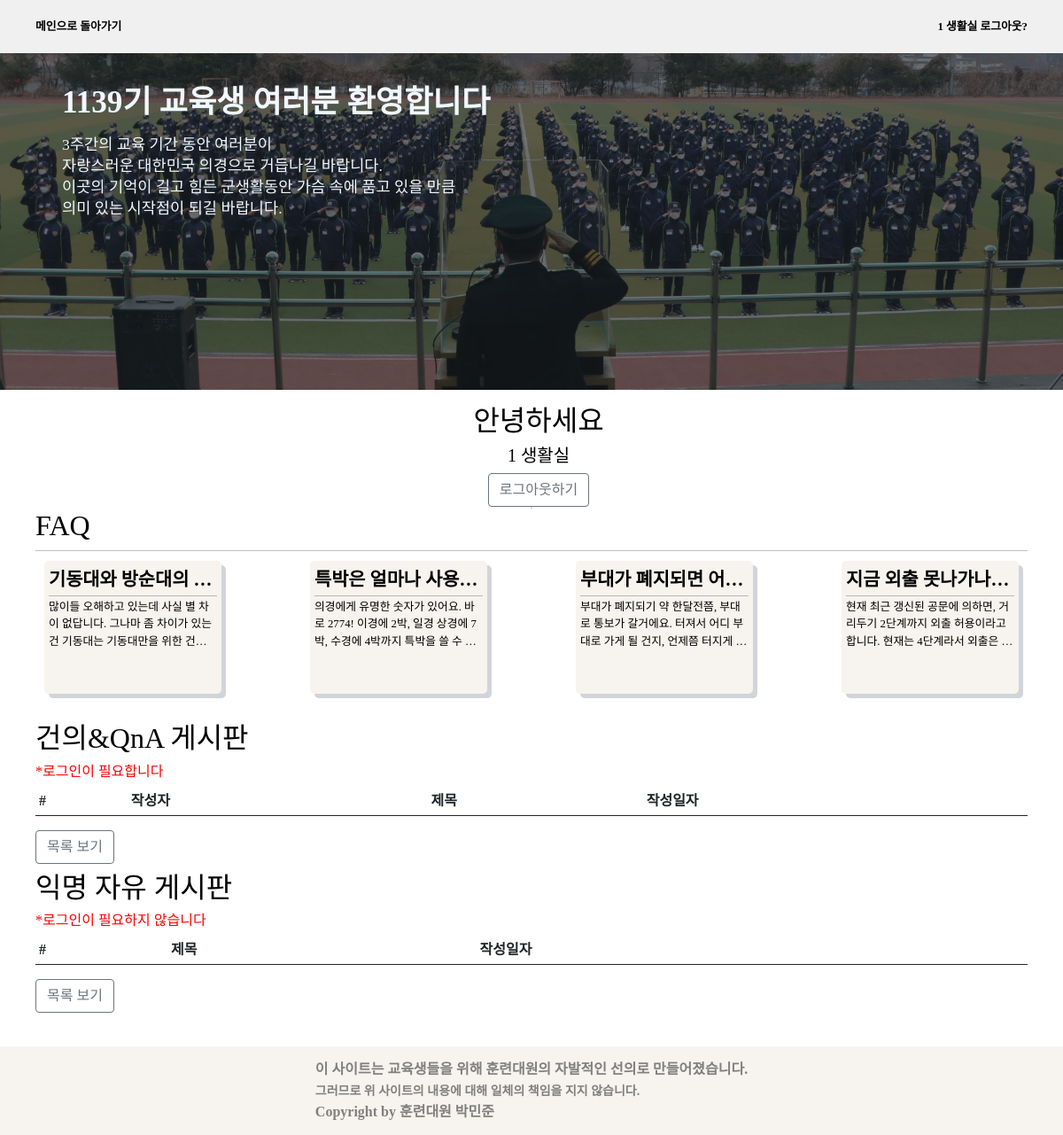
Screenshot of /main (signed in) with the database file from the repository.
### app/models.py (models this page shows, shortened)
class User(db.Model):
    id = db.Column(db.Integer, primary_key=True)
    pw = db.Column(db.String(200), nullable=False)
    name = db.Column(db.String(50), nullable=False)
    _class = db.Column(db.String(50), nullable=True)
    @property
    def is_authenticated(self):
        return True

class Faq(db.Model):
    id = db.Column(db.Integer, primary_key=True)
    subject = db.Column(db.String(200), nullable=False)
    content = db.Column(db.Text(), nullable=False)

### app/views/main_views.py (the view, shortened to what this page needs)
@bp.route("/main", methods=["GET", "POST"])
def main():
    form = LoginForm()
    faq_list = Faq.query.limit(4).all()
    question_list = (
        Question.query.order_by(Question.create_date.desc()).limit(4).all()
    )
    question_a_list = (
        Question_A.query.order_by(Question_A.create_date.desc()).limit(4).all()
    )
    return render_template(
        "main.html",
        form=form,
        question_list=question_list,
        question_a_list=question_a_list,
        faq_list=faq_list,
    )

### app/__init__.py (called while the page is built)
@login_manager.user_loader
def user_loader(user_id):
    from .models import User
    return User.query.filter_by(id=user_id).first()

### app/templates/main.html (shortened to what this page needs)
{% extends 'base.html' %}
{%block contents%}
<section class="main_img">
    <div class="main_container inner">
        <div class="title_container">
            <div class="title">1139기 교육생 여러분 환영합니다</div>
            <div class="message">3주간의 교육 기간 동안 여러분이 <br>
                자랑스러운 대한민국 의경으로 거듭나길 바랍니다.<br>
                이곳의 기억이 길고 힘든 군생활동안 가슴 속에 품고 있을 만큼<br>
                의미 있는 시작점이 되길 바랍니다.
            </div>
        </div>
    </div>
</section>
<section class='first_main inner'>
    <div class="login_form">
        {% if current_user.is_authenticated %}
        <h2>안녕하세요</h2>
        <h5>{{current_user.name}}</h5>
        <a class='btn btn-outline-secondary' href="{{url_for('main.logout')}}">로그아웃하기</a>
        {%endif%}
    </div>
    <div class="updown"></div>
    <div class="faq_container">
        <h2>FAQ</h2>
        <hr>
        <div class="faq_list">
            {% for faq in faq_list %}
            <a href="{{url_for('detail.faq_list')}}">
                <div class="faq_card">
                    <div class="card_title">{{faq.subject}}</div>
                    <hr>
                    <div class="card_detail">
                        {{faq.content}}
                    </div>
                </div>
            </a>
            {% endfor %}
        </div>
    </div>
</section>
<section class="inner">
    <h2>건의&QnA 게시판</h2>
    <h6 style="color: red;">*로그인이 필요합니다</h6>
    <table class="table table-sm">
        <thead>
            <tr>
                <th scope="col">#</th>
                <th scope="col">작성자</th>
                <th scope="col">제목</th>
                <th scope="col">작성일자</th>
            </tr>
        </thead>
    </table>
    <a class="btn btn-outline-secondary mb-2" href="{{ url_for('detail.question_list') }}" role="button">목록 보기</a>
</section>
<section class="inner">
    <h2>익명 자유 게시판</h2>
    <h6 style="color: red;">*로그인이 필요하지 않습니다</h6>
    <table class="table table-sm">
        <thead>
            <tr>
                <th scope="col">#</th>
                <th scope="col">제목</th>
                <th scope="col">작성일자</th>
            </tr>
        </thead>
    </table>
    <a class="btn btn-outline-secondary mb-2" href="{{ url_for('detail.anonymous') }}" role="button">목록 보기</a>
</section>
<section class="footer">
    <div>
        <div>
            이 사이트는 교육생들을 위해 훈련대원의 자발적인 선의로 만들어졌습니다.
        </div>
        <div><small>
                그러므로 위 사이트의 내용에 대해 일체의 책임을 지지 않습니다.
            </small></div>
        <div>
            Copyright by 훈련대원 박민준
        </div>
    </div>
</section>
{% endblock %}

### app/templates/nav.html
<nav class='inner'>
  <div>
    <a href="{{ url_for('main.main') }}">메인으로 돌아가기</a>
  </div>
  {%if current_user.is_authenticated %}
  <div>
    <a href="{{url_for('main.logout')}}">{{current_user.name}}<small> 로그아웃?</small></a>
  </div>
  {% endif %}
</nav>

### app/static/css/style.css (style rules this page uses)
* { box-sizing:border-box; }
html { height: 100%; }
body { min-height: 100%; font-family: "Spoca Han Sans Neo", "sans-serif"; color:black; }
.inner { height: 100%; padding: 0 40px; margin: 0 auto; }
nav { width: 100%; line-height: 60px; display: flex; justify-content: space-between; }
nav.inner { display: flex; justify-content: space-between; }
a { all:unset; }
nav * { font-size: 1.2rem; font-weight: bold; }
section { width: 100%; position: relative; }
.main_img { margin-top: 60px; height: 380px; background-image: url(/static/img/main_img2.jpg); background-size:cover; background-position: center 50%; background-repeat: no-repeat; z-index:1; }
.main_container { width: 100%; height:100%; background-color: rgba(25, 33, 37,0.6); z-index:2; }
.title_container { padding-top:30px; padding-left:30px; }
.title { font-size: 2.2rem; font-weight: bold; color: aliceblue; }
.message { margin-top: 0.5rem; font-size: 1.1rem; color: aliceblue; line-height: 1.5rem; }
h6 { color:red; }
.first_main { width:100%; height:100%; display: flex; margin-top:1rem; justify-content: space-between; align-items: center; }
.login_form { height: 100%; margin-left:1rem; width: 300px; text-align: center; }
.faq_container { width:100%; height:100%; margin-bottom: 20px; overflow:scroll; }
.faq_list { display: flex; width: 100%; justify-content: space-between; margin: 0.7rem 0; }
.faq_card { width:200px; height:150px; border-radius: 5px; box-shadow: 5px 5px rgba(25,42,70,0.2); padding: 5px; background-color: rgb(247, 243, 238); margin:0 10px; }
.updown { margin:0px 20px; max-height:280px; border: 1px solid rgba(25,42,70,0.2); width:0.1px; }
.card_title { font-weight: bold; font-size: 1.3rem; width: 100%; white-space: nowrap; overflow: hidden; text-overflow: ellipsis; }
.card_detail { font-size: 0.8rem; width: 100%; overflow:hidden; text-overflow: ellipsis; display: -webkit-box; -webkit-line-clamp: 3; -webkit-box-orient: vertical; }
hr { margin:3px 0; }
.footer { margin-top: 30px; background-color: rgb(247, 243, 238); color: gray; font-size: 1rem; font-weight: bold; height: 100px; display: flex; justify-content: center; align-items: center; }
@media only screen and (max-width: 1200px) { .first_main { flex-direction: column; } }
@media only screen and (max-width: 1200px) { nav * { font-size: 0.8rem; } }

### rows the page displays
User: name "1 생활실"
Faq: subject "기동대와 방순대의…", content "많이들 오해하고 있는데 사실 별 차이 없답니다. 그나마 좀 차이가 있는 건 기동대는 기동대만을 위한…"
Faq: subject "특박은 얼마나 사용…", content "의경에게 유명한 숫자가 있어요. 바로 2774! 이경에 2박, 일경 상경에 7박, 수경에 4박까지 특박을 쓸…"
Faq: subject "부대가 폐지되면 어…", content "부대가 폐지되기 약 한달전쯤, 부대로 통보가 갈거에요. 터져서 어디 부대로 가게 될 건지, 언제쯤…"
Faq: subject "지금 외출 못나가나…", content "현재 최근 갱신된 공문에 의하면, 거리두기 2단계까지 외출 허용이라고 합니다. 현재는 4단계라서…"
